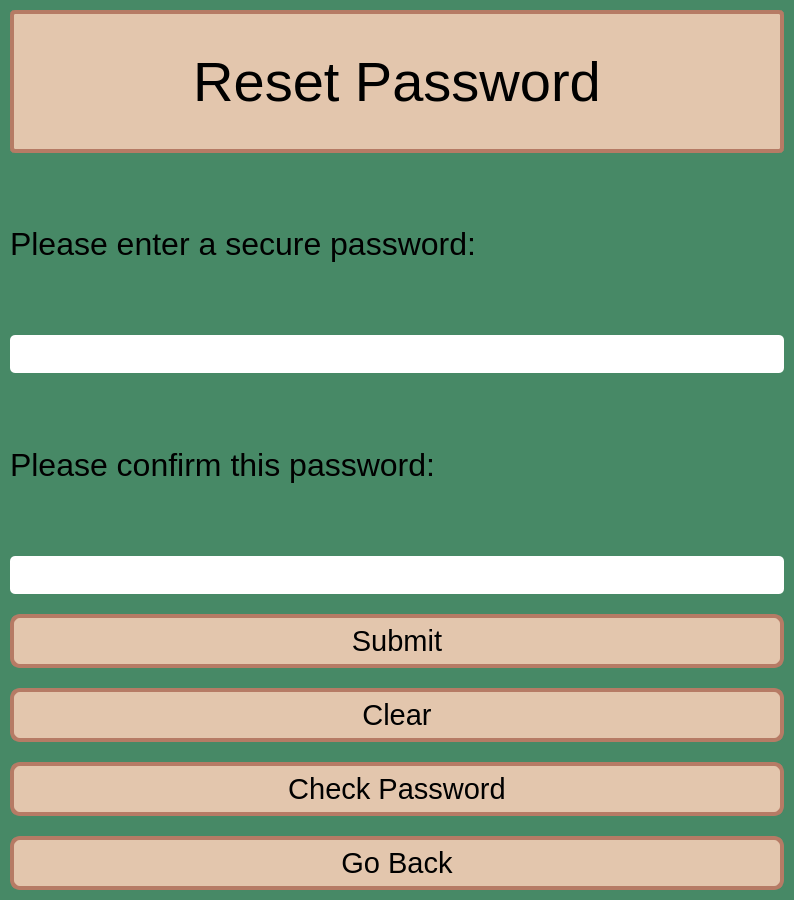
<?xml version="1.0" encoding="UTF-8"?>
<ui version="4.0">
 <class>resetPassWIndow</class>
 <widget class="QMainWindow" name="resetPassWIndow">
  <property name="geometry">
   <rect>
    <x>0</x>
    <y>0</y>
    <width>794</width>
    <height>900</height>
   </rect>
  </property>
  <property name="minimumSize">
   <size>
    <width>600</width>
    <height>614</height>
   </size>
  </property>
  <property name="windowTitle">
   <string>Reset Password</string>
  </property>
  <property name="styleSheet">
   <string notr="true">QWidget {
	background-color: rgb(71, 137, 102);
}

#lblWindowTitle {
	background-color: rgb(227, 198, 173);
	border-width: 4px;
	border-radius: 10px;
	border-style: solid;
	border-color: rgb(182, 123, 101);
	min-width: 10em;
	padding: 6px;
	border-radius: 5px;
}

QLineEdit {
	background-color: rgb(255,255,255);
	border-radius: 5px
}

QPushButton {
	background-color: rgb(227, 198, 173);
	border-style: solid;
	border-width: 4px;
	border-radius: 10px;
	border-color: rgb(182, 123, 101);
	min-width: 10em;
	padding: 6px;
}

QPushButton:Hover {
	background-color: rgb(115, 167, 136);
	border-color: rgb(19, 94, 70);
}

QPushButton:pressed {
	background-color: rgb(125, 179, 147);
	border-color: rgb(19, 94, 70);
}</string>
  </property>
  <widget class="QWidget" name="centralwidget">
   <layout class="QVBoxLayout" name="verticalLayout">
    <property name="spacing">
     <number>20</number>
    </property>
    <property name="leftMargin">
     <number>10</number>
    </property>
    <property name="topMargin">
     <number>10</number>
    </property>
    <property name="rightMargin">
     <number>10</number>
    </property>
    <property name="bottomMargin">
     <number>10</number>
    </property>
    <item>
     <widget class="QLabel" name="lblWindowTitle">
      <property name="font">
       <font>
        <family>MS UI Gothic</family>
        <pointsize>42</pointsize>
       </font>
      </property>
      <property name="styleSheet">
       <string notr="true"/>
      </property>
      <property name="text">
       <string>Reset Password</string>
      </property>
      <property name="scaledContents">
       <bool>false</bool>
      </property>
      <property name="alignment">
       <set>Qt::AlignCenter</set>
      </property>
      <property name="indent">
       <number>-3</number>
      </property>
     </widget>
    </item>
    <item>
     <widget class="QLabel" name="lblPass">
      <property name="font">
       <font>
        <family>MS UI Gothic</family>
        <pointsize>24</pointsize>
       </font>
      </property>
      <property name="styleSheet">
       <string notr="true"/>
      </property>
      <property name="text">
       <string>Please enter a secure password:</string>
      </property>
      <property name="scaledContents">
       <bool>false</bool>
      </property>
      <property name="indent">
       <number>-3</number>
      </property>
     </widget>
    </item>
    <item>
     <widget class="QLineEdit" name="passInput">
      <property name="font">
       <font>
        <family>MS UI Gothic</family>
        <pointsize>24</pointsize>
       </font>
      </property>
      <property name="echoMode">
       <enum>QLineEdit::Password</enum>
      </property>
     </widget>
    </item>
    <item>
     <widget class="QLabel" name="lblConPass">
      <property name="font">
       <font>
        <family>MS UI Gothic</family>
        <pointsize>24</pointsize>
       </font>
      </property>
      <property name="styleSheet">
       <string notr="true"/>
      </property>
      <property name="text">
       <string>Please confirm this password:</string>
      </property>
      <property name="scaledContents">
       <bool>false</bool>
      </property>
      <property name="indent">
       <number>-3</number>
      </property>
     </widget>
    </item>
    <item>
     <widget class="QLineEdit" name="conPassInput">
      <property name="font">
       <font>
        <family>MS UI Gothic</family>
        <pointsize>24</pointsize>
       </font>
      </property>
      <property name="echoMode">
       <enum>QLineEdit::Password</enum>
      </property>
     </widget>
    </item>
    <item>
     <widget class="QPushButton" name="submitButton">
      <property name="font">
       <font>
        <family>MS UI Gothic</family>
        <pointsize>22</pointsize>
       </font>
      </property>
      <property name="cursor">
       <cursorShape>PointingHandCursor</cursorShape>
      </property>
      <property name="styleSheet">
       <string notr="true"/>
      </property>
      <property name="text">
       <string>Submit</string>
      </property>
     </widget>
    </item>
    <item>
     <widget class="QPushButton" name="clrButton">
      <property name="font">
       <font>
        <family>MS UI Gothic</family>
        <pointsize>22</pointsize>
       </font>
      </property>
      <property name="cursor">
       <cursorShape>PointingHandCursor</cursorShape>
      </property>
      <property name="text">
       <string>Clear</string>
      </property>
     </widget>
    </item>
    <item>
     <widget class="QPushButton" name="checkPassButton">
      <property name="font">
       <font>
        <family>MS UI Gothic</family>
        <pointsize>22</pointsize>
       </font>
      </property>
      <property name="cursor">
       <cursorShape>PointingHandCursor</cursorShape>
      </property>
      <property name="text">
       <string>Check Password</string>
      </property>
     </widget>
    </item>
    <item>
     <widget class="QPushButton" name="backButton">
      <property name="font">
       <font>
        <family>MS UI Gothic</family>
        <pointsize>22</pointsize>
       </font>
      </property>
      <property name="cursor">
       <cursorShape>PointingHandCursor</cursorShape>
      </property>
      <property name="text">
       <string>Go Back</string>
      </property>
     </widget>
    </item>
   </layout>
  </widget>
 </widget>
 <resources/>
 <connections/>
</ui>
